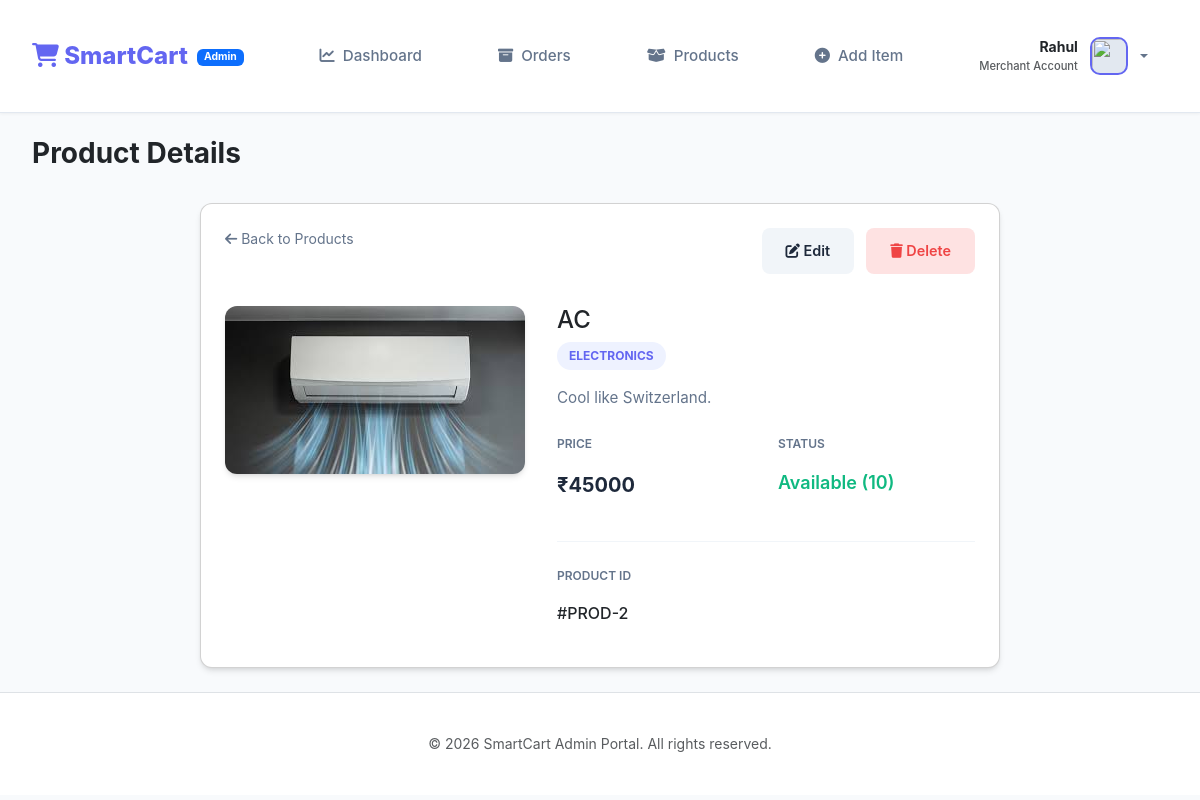
The app's page /admin/view-product/2 (signed in) with its own data.
### tables this page shows
CREATE TABLE products (
        product_id INTEGER PRIMARY KEY AUTOINCREMENT,
        admin_id INTEGER,
        name TEXT NOT NULL,
        description TEXT,
        price DECIMAL(10, 2) NOT NULL,
        stock INTEGER DEFAULT 0,
        category TEXT,
        image TEXT,
        created_at TIMESTAMP DEFAULT CURRENT_TIMESTAMP,
        FOREIGN KEY (admin_id) REFERENCES admin(admin_id) ON DELETE SET NULL
    );

### app.py (the view)
@app.route('/admin/view-product/<int:product_id>')
def view_item(product_id):
    if 'admin_id' not in session:
        return redirect(url_for('admin_login'))
    conn = get_db_connection()
    cursor = conn.cursor()
    cursor.execute("SELECT * FROM products WHERE product_id = ?", (product_id,))
    product = cursor.fetchone()
    cursor.close()
    conn.close()
    if not product:
        flash("Product not found!", "danger")
        return redirect(url_for('item_list'))
    return render_template('admin/view_item.html', product=product)

### app.py (called while the page is built)
def get_db_connection():
    try:
        conn = sqlite3.connect(app.config['DATABASE_PATH'], detect_types=sqlite3.PARSE_DECLTYPES)
        conn.row_factory = sqlite3.Row
        conn.execute("PRAGMA foreign_keys = ON")
        return conn
    except sqlite3.Error as err:
        print(f"Error: {err}")
        return None

### templates/admin/view_item.html (shortened to what this page needs)
{% extends "admin/base.html" %}
{% block header %}Product Details{% endblock %}
{% block content %}
<div class="card" style="max-width: 800px; margin: 0 auto;">
    <div style="display: flex; justify-content: space-between; align-items: start; margin-bottom: 2rem;">
        <a href="{{ url_for('item_list') }}"
            style="color: var(--text-secondary); text-decoration: none; font-size: 0.875rem;">
            <i class="fas fa-arrow-left"></i> Back to Products
        </a>
        <div style="display: flex; gap: 0.75rem;">
            <a href="{{ url_for('update_item', product_id=product.product_id) }}" class="btn"
                style="background: #f1f5f9; color: var(--text-primary); text-decoration: none; font-size: 0.9rem;">
                <i class="fas fa-edit"></i> Edit
            </a>
            <a href="{{ url_for('delete_item', product_id=product.product_id) }}" class="btn"
                style="background: #fee2e2; color: var(--danger); text-decoration: none; font-size: 0.9rem;"
                onclick="return confirm('Are you sure you want to delete this product?')">
                <i class="fas fa-trash"></i> Delete
            </a>
        </div>
    </div>
    <div style="display: grid; grid-template-columns: 300px 1fr; gap: 2rem;">
        <div>
            <img src="{{ url_for('static', filename='uploads/product_images/' + product.image if product.image else 'default_product.png') }}"
                style="width: 100%; border-radius: var(--radius); box-shadow: var(--shadow);">
        </div>
        <div>
            <h2 style="font-size: 1.5rem; margin-bottom: 0.5rem;">{{ product.name }}</h2>
            <p
                style="background: #eef2ff; color: var(--primary-color); display: inline-block; padding: 0.25rem 0.75rem; border-radius: 99px; font-size: 0.75rem; font-weight: 700; margin-bottom: 1rem;">
                {{ product.category|upper }}
            </p>
            <p style="color: var(--text-secondary); font-size: 0.95rem; margin-bottom: 1.5rem;">
                {{ product.description }}
            </p>
            <div style="display: grid; grid-template-columns: 1fr 1fr; gap: 1.5rem;">
                <div>
                    <p
                        style="color: var(--text-secondary); font-size: 0.75rem; font-weight: 600; text-transform: uppercase;">
                        Price</p>
                    <p style="font-size: 1.25rem; font-weight: 700; color: var(--text-primary);">₹{{ product.price }}
                    </p>
                </div>
                <div>
                    <p
                        style="color: var(--text-secondary); font-size: 0.75rem; font-weight: 600; text-transform: uppercase;">
                        Status</p>
                    <p style="font-size: 1.125rem; font-weight: 600; color: {% if product.stock > 0 %}var(--success){% else %}var(--danger){% endif %};">
                        {% if product.stock > 0 %}Available ({{ product.stock }}){% else %}Out of Stock{% endif %}
                    </p>
                </div>
            </div>
            <div style="margin-top: 1.5rem; padding-top: 1.5rem; border-top: 1px solid #f1f5f9;">
                <p
                    style="color: var(--text-secondary); font-size: 0.75rem; font-weight: 600; text-transform: uppercase;">
                    Product ID</p>
                <p style="font-weight: 500;">#PROD-{{ product.product_id }}</p>
            </div>
        </div>
    </div>
</div>
{% endblock %}

### static/css/style.css (style rules this page uses)
:root { --primary-color: #4f46e5; --primary-hover: #4338ca; --secondary-color: #f8fafc; --accent-color: #06b6d4; --text-primary: #1e293b; --text-secondary: #64748b; --bg-main: #f1f5f9; --card-bg: #ffffff; --success: #10b981; --danger: #ef4444; --warning: #f59e0b; --shadow: 0 4px 6px -1px rgb(0 0 0 / 0.1), 0 2px 4px -2px rgb(0 0 0 / 0.1); --shadow-lg: 0 10px 15px -3px rgb(0 0 0 / 0.1), 0 4px 6px -4px rgb(0 0 0 / 0.1); --radius: 12px; }
* { margin: 0; padding: 0; box-sizing: border-box; font-family: 'Inter', -apple-system, sans-serif; }
body { background-color: var(--bg-main); color: var(--text-primary); line-height: 1.6; }
.btn { display: inline-block; padding: 0.75rem 1.5rem; border-radius: 8px; font-weight: 600; text-decoration: none; cursor: pointer; transition: all 0.2s; border: none; text-align: center; }
.card { background: white; border-radius: var(--radius); padding: 1.5rem; box-shadow: var(--shadow); }

### templates/admin/base.html (style rules this page uses)
:root { --primary-color: #6366f1; --secondary-color: #4f46e5; --bg-light: #f8fafc; --text-primary: #1e293b; --text-secondary: #64748b; }
body { font-family: 'Inter', sans-serif; background-color: var(--bg-light); color: var(--text-primary); }

### records on screen
products: image (picture), name "AC", category "ELECTRONICS", description "Cool like Switzerland.", price "45000", stock "10", product_id "2"

### other values on screen
{{ session.get('admin_name', 'Admin') }} "Rahul"
